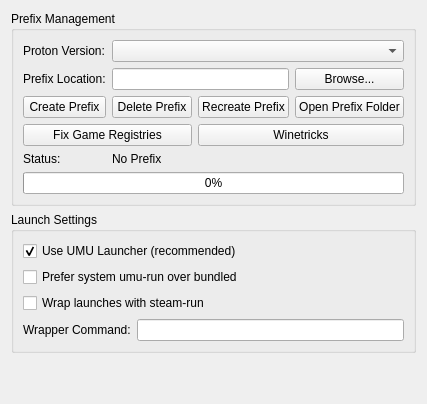
     <widget class="QWidget" name="protonTab">
      <attribute name="title">
       <string>Wine/Proton</string>
      </attribute>
      <layout class="QVBoxLayout" name="verticalLayout_37">
       <item>
        <widget class="QGroupBox" name="groupBox_62">
         <property name="title">
          <string>Prefix Management</string>
         </property>
         <layout class="QGridLayout" name="gridLayout_37">
          <item row="0" column="0">
           <widget class="QLabel" name="label_62">
            <property name="text">
             <string>Proton Version:</string>
            </property>
           </widget>
          </item>
          <item row="0" column="1" colspan="3">
           <widget class="QComboBox" name="protonVersionCombo"/>
          </item>
          <item row="1" column="0">
           <widget class="QLabel" name="label_63">
            <property name="text">
             <string>Prefix Location:</string>
            </property>
           </widget>
          </item>
          <item row="1" column="1" colspan="2">
           <widget class="QLineEdit" name="prefixLocationEdit"/>
          </item>
          <item row="1" column="3">
           <widget class="QPushButton" name="prefixLocationBrowseButton">
            <property name="text">
             <string>Browse...</string>
            </property>
           </widget>
          </item>
          <item row="2" column="0">
           <widget class="QPushButton" name="createPrefixButton">
            <property name="text">
             <string>Create Prefix</string>
            </property>
           </widget>
          </item>
          <item row="2" column="1">
           <widget class="QPushButton" name="deletePrefixButton">
            <property name="text">
             <string>Delete Prefix</string>
            </property>
           </widget>
          </item>
          <item row="2" column="2">
           <widget class="QPushButton" name="recreatePrefixButton">
            <property name="text">
             <string>Recreate Prefix</string>
            </property>
           </widget>
          </item>
          <item row="2" column="3">
           <widget class="QPushButton" name="openPrefixFolderButton">
            <property name="text">
             <string>Open Prefix Folder</string>
            </property>
           </widget>
          </item>
          <item row="3" column="0" colspan="2">
           <widget class="QPushButton" name="fixGameRegistriesButton">
            <property name="text">
             <string>Fix Game Registries</string>
            </property>
            <property name="toolTip">
             <string>Re-apply Wine registry settings for the current prefix. Use this if games fail to detect their installation or have registry-related issues.</string>
            </property>
           </widget>
          </item>
          <item row="3" column="2" colspan="2">
           <widget class="QPushButton" name="winetricksButton">
            <property name="text">
             <string>Winetricks</string>
            </property>
            <property name="toolTip">
             <string>Open the Winetricks GUI to install Windows libraries and components into the prefix.</string>
            </property>
           </widget>
          </item>
          <item row="4" column="0">
           <widget class="QLabel" name="label_64">
            <property name="text">
             <string>Status:</string>
            </property>
           </widget>
          </item>
          <item row="4" column="1" colspan="3">
           <widget class="QLabel" name="protonStatusLabel">
            <property name="text">
             <string>No Prefix</string>
            </property>
           </widget>
          </item>
          <item row="5" column="0" colspan="4">
           <widget class="QProgressBar" name="protonProgressBar">
            <property name="value">
             <number>0</number>
            </property>
           </widget>
          </item>
         </layout>
        </widget>
       </item>
       <item>
        <widget class="QGroupBox" name="groupBox_64">
         <property name="title">
          <string>Launch Settings</string>
         </property>
         <layout class="QVBoxLayout" name="verticalLayout_38">
          <item>
           <widget class="QCheckBox" name="umuCheckBox">
            <property name="text">
             <string>Use UMU Launcher (recommended)</string>
            </property>
            <property name="checked">
             <bool>true</bool>
            </property>
            <property name="toolTip">
             <string>Launch games using umu-run instead of raw Proton. UMU provides better compatibility and automatic dependency handling.</string>
            </property>
           </widget>
          </item>
          <item>
           <widget class="QCheckBox" name="umuSystemCheckBox">
            <property name="text">
             <string>Prefer system umu-run over bundled</string>
            </property>
            <property name="toolTip">
             <string>Use umu-run from PATH when available (helpful for NixOS). If unavailable, falls back to bundled umu-run.</string>
            </property>
           </widget>
          </item>
          <item>
           <widget class="QCheckBox" name="steamRunCheckBox">
            <property name="text">
             <string>Wrap launches with steam-run</string>
            </property>
            <property name="toolTip">
             <string>Run launch and prefix setup commands through steam-run. Useful on NixOS and other immutable setups.</string>
            </property>
           </widget>
          </item>
          <item>
           <layout class="QHBoxLayout" name="horizontalLayout_14">
            <item>
             <widget class="QLabel" name="label_65">
              <property name="text">
               <string>Wrapper Command:</string>
              </property>
             </widget>
            </item>
            <item>
             <widget class="QLineEdit" name="launchWrapperEdit"/>
            </item>
           </layout>
          </item>
         </layout>
        </widget>
       </item>
       <item>
        <spacer name="verticalSpacer_16">
         <property name="orientation">
          <enum>Qt::Vertical</enum>
         </property>
         <property name="sizeHint" stdset="0">
          <size>
           <width>20</width>
           <height>40</height>
          </size>
         </property>
        </spacer>
       </item>
      </layout>
     </widget>
